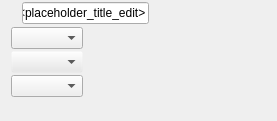
<?xml version="1.0" encoding="UTF-8"?>
<ui version="4.0">
 <class>Form</class>
 <widget class="QWidget" name="Form">
  <property name="geometry">
   <rect>
    <x>0</x>
    <y>0</y>
    <width>277</width>
    <height>121</height>
   </rect>
  </property>
  <property name="sizePolicy">
   <sizepolicy hsizetype="Preferred" vsizetype="Preferred">
    <horstretch>0</horstretch>
    <verstretch>0</verstretch>
   </sizepolicy>
  </property>
  <property name="windowTitle">
   <string>Form</string>
  </property>
  <layout class="QGridLayout" name="gridLayout">
   <property name="margin">
    <number>2</number>
   </property>
   <property name="spacing">
    <number>2</number>
   </property>
   <item row="0" column="0">
    <layout class="QVBoxLayout" name="verticalLayout_4">
     <property name="spacing">
      <number>2</number>
     </property>
     <item>
      <layout class="QVBoxLayout" name="verticalLayout_7">
       <property name="spacing">
        <number>2</number>
       </property>
       <item>
        <layout class="QHBoxLayout" name="horizontalLayout_13">
         <property name="spacing">
          <number>2</number>
         </property>
         <item>
          <widget class="QWidget" name="widget_expand_collapse" native="true">
           <layout class="QGridLayout" name="gridLayout_4">
            <property name="margin">
             <number>2</number>
            </property>
            <property name="spacing">
             <number>2</number>
            </property>
            <item row="0" column="0">
             <layout class="QHBoxLayout" name="hlayout_expand_collapse">
              <property name="spacing">
               <number>2</number>
              </property>
             </layout>
            </item>
           </layout>
          </widget>
         </item>
         <item>
          <widget class="QLabel" name="label_title">
           <property name="minimumSize">
            <size>
             <width>0</width>
             <height>0</height>
            </size>
           </property>
           <property name="maximumSize">
            <size>
             <width>16777215</width>
             <height>16777215</height>
            </size>
           </property>
           <property name="font">
            <font>
             <pointsize>15</pointsize>
             <weight>75</weight>
             <bold>true</bold>
            </font>
           </property>
           <property name="text">
            <string>&lt;placeholder_title&gt;</string>
           </property>
          </widget>
         </item>
         <item>
          <widget class="QLineEdit" name="label_title_edit">
           <property name="minimumSize">
            <size>
             <width>0</width>
             <height>0</height>
            </size>
           </property>
           <property name="maximumSize">
            <size>
             <width>16777215</width>
             <height>16777215</height>
            </size>
           </property>
           <property name="font">
            <font>
             <weight>50</weight>
             <bold>false</bold>
            </font>
           </property>
           <property name="text">
            <string>&lt;placeholder_title_edit&gt;</string>
           </property>
           <property name="frame">
            <bool>true</bool>
           </property>
           <property name="dragEnabled">
            <bool>true</bool>
           </property>
          </widget>
         </item>
         <item>
          <spacer name="horizontalSpacer">
           <property name="orientation">
            <enum>Qt::Horizontal</enum>
           </property>
           <property name="sizeHint" stdset="0">
            <size>
             <width>0</width>
             <height>0</height>
            </size>
           </property>
          </spacer>
         </item>
        </layout>
       </item>
      </layout>
     </item>
     <item>
      <layout class="QHBoxLayout" name="horizontalLayout_4">
       <property name="spacing">
        <number>2</number>
       </property>
       <item>
        <layout class="QVBoxLayout" name="verticalLayout_3">
         <property name="spacing">
          <number>2</number>
         </property>
         <item>
          <widget class="QLabel" name="preview_icon">
           <property name="text">
            <string>&lt;placeholder_preview&gt;</string>
           </property>
          </widget>
         </item>
         <item>
          <spacer name="verticalSpacer">
           <property name="orientation">
            <enum>Qt::Vertical</enum>
           </property>
           <property name="sizeHint" stdset="0">
            <size>
             <width>0</width>
             <height>0</height>
            </size>
           </property>
          </spacer>
         </item>
        </layout>
       </item>
       <item>
        <widget class="QWidget" name="widget_comboboxes" native="true">
         <property name="enabled">
          <bool>true</bool>
         </property>
         <layout class="QGridLayout" name="gridLayout_5">
          <property name="margin">
           <number>0</number>
          </property>
          <property name="spacing">
           <number>2</number>
          </property>
          <item row="0" column="0">
           <layout class="QVBoxLayout" name="vlayout_comboboxes">
            <property name="spacing">
             <number>2</number>
            </property>
            <item>
             <layout class="QHBoxLayout" name="horizontalLayout_12">
              <property name="spacing">
               <number>2</number>
              </property>
              <item>
               <widget class="QComboBox" name="combobox_status">
                <property name="sizePolicy">
                 <sizepolicy hsizetype="Minimum" vsizetype="Minimum">
                  <horstretch>0</horstretch>
                  <verstretch>0</verstretch>
                 </sizepolicy>
                </property>
                <property name="sizeAdjustPolicy">
                 <enum>QComboBox::AdjustToContents</enum>
                </property>
               </widget>
              </item>
              <item>
               <spacer name="horizontalSpacer_5">
                <property name="orientation">
                 <enum>Qt::Horizontal</enum>
                </property>
                <property name="sizeHint" stdset="0">
                 <size>
                  <width>0</width>
                  <height>0</height>
                 </size>
                </property>
               </spacer>
              </item>
             </layout>
            </item>
            <item>
             <layout class="QHBoxLayout" name="horizontalLayout_11">
              <property name="spacing">
               <number>2</number>
              </property>
              <item>
               <widget class="QComboBox" name="combobox_task">
                <property name="sizePolicy">
                 <sizepolicy hsizetype="Minimum" vsizetype="Minimum">
                  <horstretch>0</horstretch>
                  <verstretch>0</verstretch>
                 </sizepolicy>
                </property>
                <property name="palette">
                 <palette>
                  <active>
                   <colorrole role="WindowText">
                    <brush brushstyle="SolidPattern">
                     <color alpha="255">
                      <red>0</red>
                      <green>0</green>
                      <blue>0</blue>
                     </color>
                    </brush>
                   </colorrole>
                   <colorrole role="Button">
                    <brush brushstyle="SolidPattern">
                     <color alpha="0">
                      <red>232</red>
                      <green>232</green>
                      <blue>232</blue>
                     </color>
                    </brush>
                   </colorrole>
                   <colorrole role="Light">
                    <brush brushstyle="SolidPattern">
                     <color alpha="0">
                      <red>255</red>
                      <green>255</green>
                      <blue>255</blue>
                     </color>
                    </brush>
                   </colorrole>
                   <colorrole role="Midlight">
                    <brush brushstyle="SolidPattern">
                     <color alpha="0">
                      <red>243</red>
                      <green>243</green>
                      <blue>243</blue>
                     </color>
                    </brush>
                   </colorrole>
                   <colorrole role="Dark">
                    <brush brushstyle="SolidPattern">
                     <color alpha="0">
                      <red>116</red>
                      <green>116</green>
                      <blue>116</blue>
                     </color>
                    </brush>
                   </colorrole>
                   <colorrole role="Mid">
                    <brush brushstyle="SolidPattern">
                     <color alpha="0">
                      <red>155</red>
                      <green>155</green>
                      <blue>155</blue>
                     </color>
                    </brush>
                   </colorrole>
                   <colorrole role="Text">
                    <brush brushstyle="SolidPattern">
                     <color alpha="255">
                      <red>0</red>
                      <green>0</green>
                      <blue>0</blue>
                     </color>
                    </brush>
                   </colorrole>
                   <colorrole role="BrightText">
                    <brush brushstyle="SolidPattern">
                     <color alpha="255">
                      <red>255</red>
                      <green>255</green>
                      <blue>255</blue>
                     </color>
                    </brush>
                   </colorrole>
                   <colorrole role="ButtonText">
                    <brush brushstyle="SolidPattern">
                     <color alpha="255">
                      <red>0</red>
                      <green>0</green>
                      <blue>0</blue>
                     </color>
                    </brush>
                   </colorrole>
                   <colorrole role="Base">
                    <brush brushstyle="SolidPattern">
                     <color alpha="255">
                      <red>255</red>
                      <green>255</green>
                      <blue>255</blue>
                     </color>
                    </brush>
                   </colorrole>
                   <colorrole role="Window">
                    <brush brushstyle="SolidPattern">
                     <color alpha="0">
                      <red>232</red>
                      <green>232</green>
                      <blue>232</blue>
                     </color>
                    </brush>
                   </colorrole>
                   <colorrole role="Shadow">
                    <brush brushstyle="SolidPattern">
                     <color alpha="255">
                      <red>0</red>
                      <green>0</green>
                      <blue>0</blue>
                     </color>
                    </brush>
                   </colorrole>
                   <colorrole role="AlternateBase">
                    <brush brushstyle="SolidPattern">
                     <color alpha="127">
                      <red>243</red>
                      <green>243</green>
                      <blue>243</blue>
                     </color>
                    </brush>
                   </colorrole>
                   <colorrole role="ToolTipBase">
                    <brush brushstyle="SolidPattern">
                     <color alpha="255">
                      <red>255</red>
                      <green>255</green>
                      <blue>220</blue>
                     </color>
                    </brush>
                   </colorrole>
                   <colorrole role="ToolTipText">
                    <brush brushstyle="SolidPattern">
                     <color alpha="255">
                      <red>0</red>
                      <green>0</green>
                      <blue>0</blue>
                     </color>
                    </brush>
                   </colorrole>
                  </active>
                  <inactive>
                   <colorrole role="WindowText">
                    <brush brushstyle="SolidPattern">
                     <color alpha="255">
                      <red>0</red>
                      <green>0</green>
                      <blue>0</blue>
                     </color>
                    </brush>
                   </colorrole>
                   <colorrole role="Button">
                    <brush brushstyle="SolidPattern">
                     <color alpha="0">
                      <red>232</red>
                      <green>232</green>
                      <blue>232</blue>
                     </color>
                    </brush>
                   </colorrole>
                   <colorrole role="Light">
                    <brush brushstyle="SolidPattern">
                     <color alpha="0">
                      <red>255</red>
                      <green>255</green>
                      <blue>255</blue>
                     </color>
                    </brush>
                   </colorrole>
                   <colorrole role="Midlight">
                    <brush brushstyle="SolidPattern">
                     <color alpha="0">
                      <red>243</red>
                      <green>243</green>
                      <blue>243</blue>
                     </color>
                    </brush>
                   </colorrole>
                   <colorrole role="Dark">
                    <brush brushstyle="SolidPattern">
                     <color alpha="0">
                      <red>116</red>
                      <green>116</green>
                      <blue>116</blue>
                     </color>
                    </brush>
                   </colorrole>
                   <colorrole role="Mid">
                    <brush brushstyle="SolidPattern">
                     <color alpha="0">
                      <red>155</red>
                      <green>155</green>
                      <blue>155</blue>
                     </color>
                    </brush>
                   </colorrole>
                   <colorrole role="Text">
                    <brush brushstyle="SolidPattern">
                     <color alpha="255">
                      <red>0</red>
                      <green>0</green>
                      <blue>0</blue>
                     </color>
                    </brush>
                   </colorrole>
                   <colorrole role="BrightText">
                    <brush brushstyle="SolidPattern">
                     <color alpha="255">
                      <red>255</red>
                      <green>255</green>
                      <blue>255</blue>
                     </color>
                    </brush>
                   </colorrole>
                   <colorrole role="ButtonText">
                    <brush brushstyle="SolidPattern">
                     <color alpha="255">
                      <red>0</red>
                      <green>0</green>
                      <blue>0</blue>
                     </color>
                    </brush>
                   </colorrole>
                   <colorrole role="Base">
                    <brush brushstyle="SolidPattern">
                     <color alpha="255">
                      <red>255</red>
                      <green>255</green>
                      <blue>255</blue>
                     </color>
                    </brush>
                   </colorrole>
                   <colorrole role="Window">
                    <brush brushstyle="SolidPattern">
                     <color alpha="0">
                      <red>232</red>
                      <green>232</green>
                      <blue>232</blue>
                     </color>
                    </brush>
                   </colorrole>
                   <colorrole role="Shadow">
                    <brush brushstyle="SolidPattern">
                     <color alpha="255">
                      <red>0</red>
                      <green>0</green>
                      <blue>0</blue>
                     </color>
                    </brush>
                   </colorrole>
                   <colorrole role="AlternateBase">
                    <brush brushstyle="SolidPattern">
                     <color alpha="127">
                      <red>243</red>
                      <green>243</green>
                      <blue>243</blue>
                     </color>
                    </brush>
                   </colorrole>
                   <colorrole role="ToolTipBase">
                    <brush brushstyle="SolidPattern">
                     <color alpha="255">
                      <red>255</red>
                      <green>255</green>
                      <blue>220</blue>
                     </color>
                    </brush>
                   </colorrole>
                   <colorrole role="ToolTipText">
                    <brush brushstyle="SolidPattern">
                     <color alpha="255">
                      <red>0</red>
                      <green>0</green>
                      <blue>0</blue>
                     </color>
                    </brush>
                   </colorrole>
                  </inactive>
                  <disabled>
                   <colorrole role="WindowText">
                    <brush brushstyle="SolidPattern">
                     <color alpha="0">
                      <red>116</red>
                      <green>116</green>
                      <blue>116</blue>
                     </color>
                    </brush>
                   </colorrole>
                   <colorrole role="Button">
                    <brush brushstyle="SolidPattern">
                     <color alpha="0">
                      <red>232</red>
                      <green>232</green>
                      <blue>232</blue>
                     </color>
                    </brush>
                   </colorrole>
                   <colorrole role="Light">
                    <brush brushstyle="SolidPattern">
                     <color alpha="0">
                      <red>255</red>
                      <green>255</green>
                      <blue>255</blue>
                     </color>
                    </brush>
                   </colorrole>
                   <colorrole role="Midlight">
                    <brush brushstyle="SolidPattern">
                     <color alpha="0">
                      <red>243</red>
                      <green>243</green>
                      <blue>243</blue>
                     </color>
                    </brush>
                   </colorrole>
                   <colorrole role="Dark">
                    <brush brushstyle="SolidPattern">
                     <color alpha="0">
                      <red>116</red>
                      <green>116</green>
                      <blue>116</blue>
                     </color>
                    </brush>
                   </colorrole>
                   <colorrole role="Mid">
                    <brush brushstyle="SolidPattern">
                     <color alpha="0">
                      <red>155</red>
                      <green>155</green>
                      <blue>155</blue>
                     </color>
                    </brush>
                   </colorrole>
                   <colorrole role="Text">
                    <brush brushstyle="SolidPattern">
                     <color alpha="0">
                      <red>116</red>
                      <green>116</green>
                      <blue>116</blue>
                     </color>
                    </brush>
                   </colorrole>
                   <colorrole role="BrightText">
                    <brush brushstyle="SolidPattern">
                     <color alpha="255">
                      <red>255</red>
                      <green>255</green>
                      <blue>255</blue>
                     </color>
                    </brush>
                   </colorrole>
                   <colorrole role="ButtonText">
                    <brush brushstyle="SolidPattern">
                     <color alpha="0">
                      <red>116</red>
                      <green>116</green>
                      <blue>116</blue>
                     </color>
                    </brush>
                   </colorrole>
                   <colorrole role="Base">
                    <brush brushstyle="SolidPattern">
                     <color alpha="0">
                      <red>232</red>
                      <green>232</green>
                      <blue>232</blue>
                     </color>
                    </brush>
                   </colorrole>
                   <colorrole role="Window">
                    <brush brushstyle="SolidPattern">
                     <color alpha="0">
                      <red>232</red>
                      <green>232</green>
                      <blue>232</blue>
                     </color>
                    </brush>
                   </colorrole>
                   <colorrole role="Shadow">
                    <brush brushstyle="SolidPattern">
                     <color alpha="255">
                      <red>0</red>
                      <green>0</green>
                      <blue>0</blue>
                     </color>
                    </brush>
                   </colorrole>
                   <colorrole role="AlternateBase">
                    <brush brushstyle="SolidPattern">
                     <color alpha="0">
                      <red>232</red>
                      <green>232</green>
                      <blue>232</blue>
                     </color>
                    </brush>
                   </colorrole>
                   <colorrole role="ToolTipBase">
                    <brush brushstyle="SolidPattern">
                     <color alpha="255">
                      <red>255</red>
                      <green>255</green>
                      <blue>220</blue>
                     </color>
                    </brush>
                   </colorrole>
                   <colorrole role="ToolTipText">
                    <brush brushstyle="SolidPattern">
                     <color alpha="255">
                      <red>0</red>
                      <green>0</green>
                      <blue>0</blue>
                     </color>
                    </brush>
                   </colorrole>
                  </disabled>
                 </palette>
                </property>
                <property name="sizeAdjustPolicy">
                 <enum>QComboBox::AdjustToContents</enum>
                </property>
               </widget>
              </item>
              <item>
               <spacer name="horizontalSpacer_4">
                <property name="orientation">
                 <enum>Qt::Horizontal</enum>
                </property>
                <property name="sizeHint" stdset="0">
                 <size>
                  <width>0</width>
                  <height>0</height>
                 </size>
                </property>
               </spacer>
              </item>
             </layout>
            </item>
            <item>
             <layout class="QHBoxLayout" name="horizontalLayout_10">
              <property name="spacing">
               <number>2</number>
              </property>
              <item>
               <widget class="QComboBox" name="combobox_assignee">
                <property name="sizePolicy">
                 <sizepolicy hsizetype="Minimum" vsizetype="Minimum">
                  <horstretch>0</horstretch>
                  <verstretch>0</verstretch>
                 </sizepolicy>
                </property>
                <property name="sizeAdjustPolicy">
                 <enum>QComboBox::AdjustToContents</enum>
                </property>
               </widget>
              </item>
              <item>
               <spacer name="horizontalSpacer_3">
                <property name="orientation">
                 <enum>Qt::Horizontal</enum>
                </property>
                <property name="sizeHint" stdset="0">
                 <size>
                  <width>0</width>
                  <height>0</height>
                 </size>
                </property>
               </spacer>
              </item>
             </layout>
            </item>
            <item>
             <spacer name="verticalSpacer_2">
              <property name="orientation">
               <enum>Qt::Vertical</enum>
              </property>
              <property name="sizeHint" stdset="0">
               <size>
                <width>0</width>
                <height>0</height>
               </size>
              </property>
             </spacer>
            </item>
           </layout>
          </item>
         </layout>
        </widget>
       </item>
       <item>
        <spacer name="horizontalSpacer_2">
         <property name="orientation">
          <enum>Qt::Horizontal</enum>
         </property>
         <property name="sizeHint" stdset="0">
          <size>
           <width>0</width>
           <height>0</height>
          </size>
         </property>
        </spacer>
       </item>
      </layout>
     </item>
    </layout>
   </item>
  </layout>
 </widget>
 <resources/>
 <connections/>
</ui>
